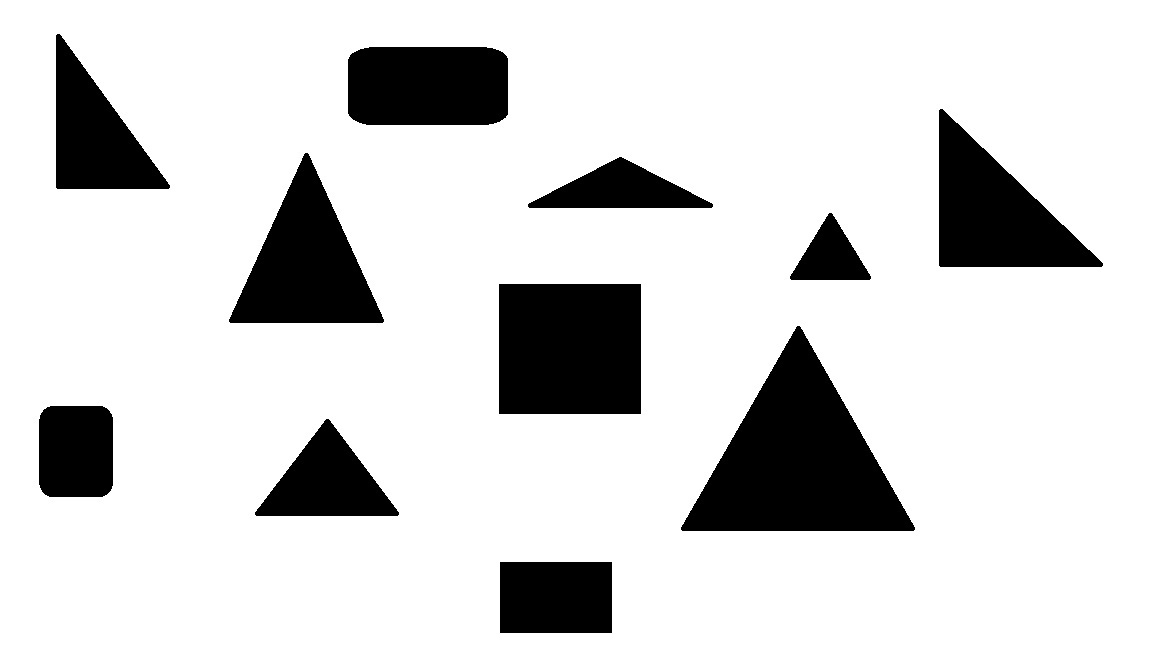
#> input picture Mac's files/shapes.png, 1150 x 648 px, found by its file name
$ python triangles.py
#> lines starting #> are read from the running program, lines starting #| are printed output that depends on the picture; after the words box and inside, x2 and y2 are one past the last pixel; in counts of white or black regions, pixels touching at a corner belong together
"""This was taken from chatgpt 3.0 on March 6 2024. The prompt used was 'I want to use the cv2 library to detect triangles in python' """
"""
import cv2
import numpy as np

# Step 2: Read the image
try:
    image = cv2.imread('shapes.png')  # Replace 'your_image_path.jpg' with the path to your image

except:
    print('import failed')


# Step 3: Convert the image to grayscale
gray = cv2.cvtColor(image, cv2.COLOR_BGR2GRAY)

# Step 4: Apply GaussianBlur to the image
blur = cv2.GaussianBlur(gray, (5, 5), 0)

# Step 5: Use the Canny edge detector
edges = cv2.Canny(blur, 50, 150)

# Step 6: Find contours in the image
contours, _ = cv2.findContours(edges, cv2.RETR_EXTERNAL, cv2.CHAIN_APPROX_SIMPLE)

# Step 7: Iterate through the contours and identify triangles
for contour in contours:
    epsilon = 0.02 * cv2.arcLength(contour, True)
    approx = cv2.approxPolyDP(contour, epsilon, True)

    if len(approx) == 3:
        cv2.drawContours(image, [approx], 0, (0, 255, 0), 2)

# Display the result
cv2.imshow('Triangles Detected', image)
cv2.waitKey(0)
cv2.destroyAllWindows()
"""

#https://www.geeksforgeeks.org/how-to-detect-shapes-in-images-in-python-using-opencv/

import cv2
import numpy as np


# reading image
img = cv2.imread(r"Mac's files//shapes.png")
#> img is the input picture: shape (648, 1150, 3); min 0, max 255, mean 213.4

# converting image into grayscale image
gray = cv2.cvtColor(img, cv2.COLOR_BGR2GRAY)

# setting threshold of gray image
_, threshold = cv2.threshold(gray, 127, 255, cv2.THRESH_BINARY)
#> threshold: shape (648, 1150); 83.7% white; 11 black regions

# using a findContours() function
contours, _ = cv2.findContours(
	threshold, cv2.RETR_TREE, cv2.CHAIN_APPROX_SIMPLE)
#> contours = 12 contours; largest, box (x1, y1, x2, y2) and area: (0, 0, 1150, 648) 743403, (680, 325, 916, 532) 24950, (498, 283, 642, 415) 18731, (228, 152, 385, 324) 13918, (938, 108, 1104, 268) 13752

i = 0

# list for storing names of shapes
for contour in contours:

	# here we are ignoring first counter because
	# findcontour function detects whole image as shape
	if i == 0:
		i = 1
		continue

	# cv2.approxPloyDP() function to approximate the shape
	approx = cv2.approxPolyDP(
		contour, 0.01 * cv2.arcLength(contour, True), True)

	# using drawContours() function
	cv2.drawContours(img, [contour], 0, (0, 0, 255), 5)

	# finding center point of shape
	M = cv2.moments(contour)
	if M['m00'] != 0.0:
		x = int(M['m10']/M['m00'])
		y = int(M['m01']/M['m00'])

	# putting shape name at center of each shape
	if len(approx) == 3:
		cv2.putText(img, 'Triangle', (x, y),
					cv2.FONT_HERSHEY_SIMPLEX, 0.6, (255, 255, 255), 2)

	elif len(approx) == 4:
		cv2.putText(img, 'Quadrilateral', (x, y),
					cv2.FONT_HERSHEY_SIMPLEX, 0.6, (255, 255, 255), 2)

	elif len(approx) == 5:
		cv2.putText(img, 'Pentagon', (x, y),
					cv2.FONT_HERSHEY_SIMPLEX, 0.6, (255, 255, 255), 2)

	elif len(approx) == 6:
		cv2.putText(img, 'Hexagon', (x, y),
					cv2.FONT_HERSHEY_SIMPLEX, 0.6, (255, 255, 255), 2)

	else:
		cv2.putText(img, 'circle', (x, y),
					cv2.FONT_HERSHEY_SIMPLEX, 0.6, (255, 255, 255), 2)
#> this loop made 12 passes
#> (approx, x, y) on passes 2, 3, 5, 6, 7, 8, 9, 10, 12: ([[499, 562], [611, 561], [612, 632], [500, 633]], 555, 597), ([[254, 512], [328, 418], [399, 514]], 326, 482), ([[797, 325], [913, 531], [680, 529]], 797, 461), ([[498, 284], [640, 283], [641, 413], [499, 414]], 569, 348), ([[789, 276], [831, 212], [871, 278], [791, 280]], 830, 256), ([[527, 204], [621, 156], [713, 206]], 620, 190), ([[305, 152], [382, 323], [228, 321]], 306, 264), ([[938, 110], [1103, 265], [940, 267]], 994, 212), ([[57, 33], [168, 189], [55, 187]], 94, 135)
#> (x, y) on passes 4, 11: (75, 451), (427, 85)
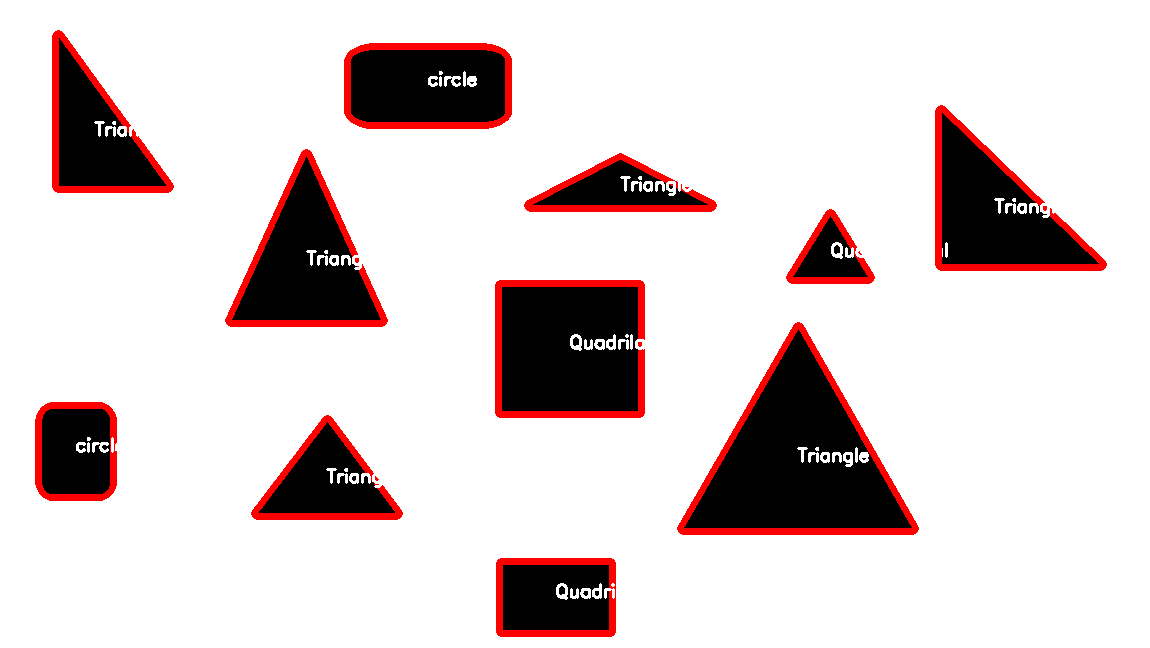
#> img: shape (648, 1150, 3); 4.97% of pixels changed, all inside (x1, y1, x2, y2) = (35, 30, 1107, 637)
#> after the loop, i = 1

# displaying the image after drawing contours
cv2.imshow('shapes', img)

cv2.waitKey(0)
cv2.destroyAllWindows()

$ run again, with Mac's files/shapeline.png copied over Mac's files/shapes.png
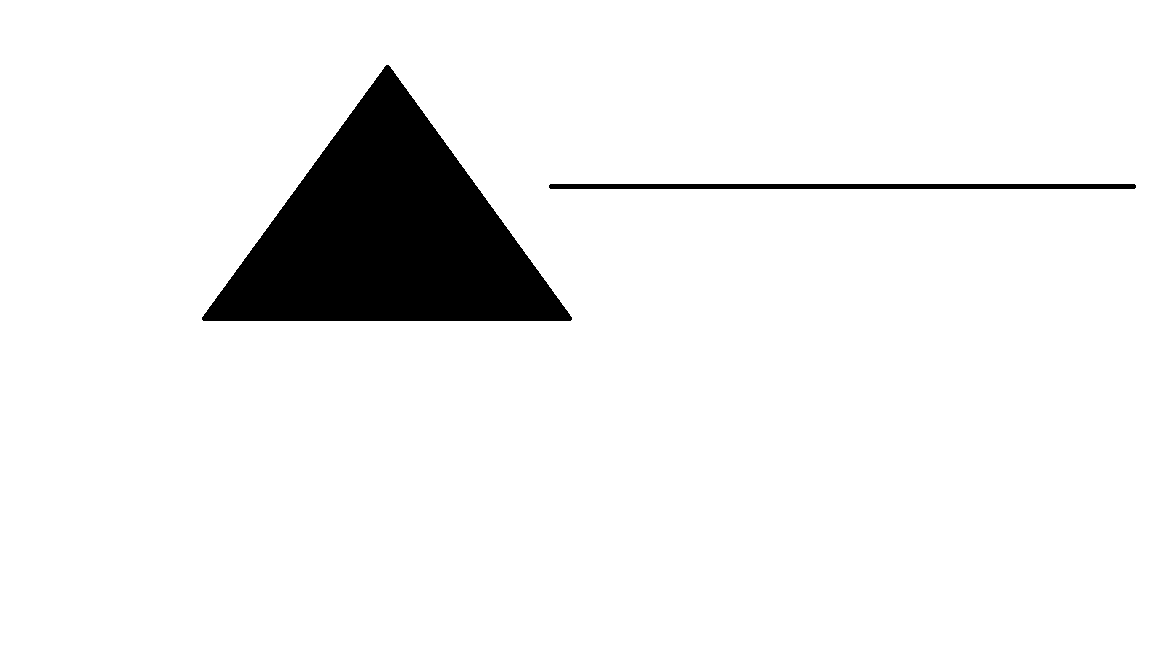
#> input picture Mac's files/shapeline.png, 1150 x 648 px, found by its file name
#> img is the input picture: shape (648, 1150, 3); 93.1% white; 2 black regions, box (x1, y1, x2, y2) and area: (202, 65, 572, 321) 48286, (549, 184, 1136, 189) 2931
#> gray: shape (648, 1150); 93.1% white; 2 black regions
#> contours = 3 contours; box (x1, y1, x2, y2) and area: (0, 0, 1150, 648) 743403, (201, 64, 573, 322) 48726, (548, 183, 1137, 190) 3520
#> the loop `for contour in contours:` made 3 passes
#> (approx, x, y) on passes 2 to 3: ([[548, 185], [1136, 187]], 842, 186), ([[201, 317], [388, 64], [572, 319]], 386, 234)
#> after the loop `for contour in contours:`:
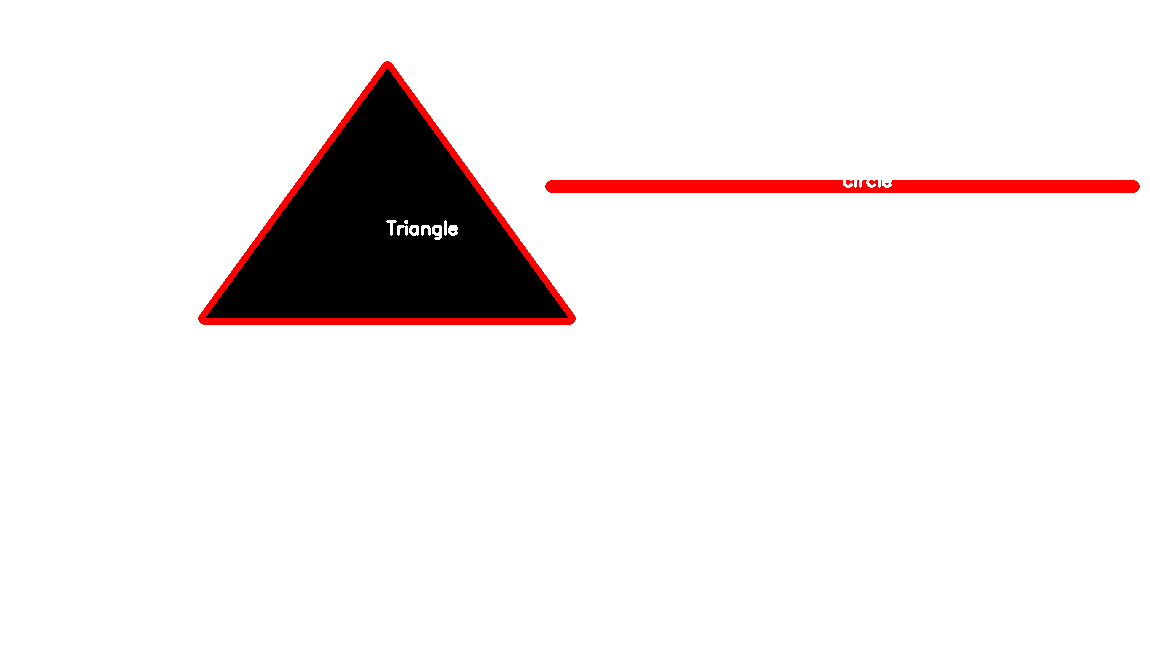
#> img: shape (648, 1150, 3); 1.98% of pixels changed, all inside (x1, y1, x2, y2) = (198, 61, 1140, 325)
#> after the loop `for contour in contours:`: i = 1
